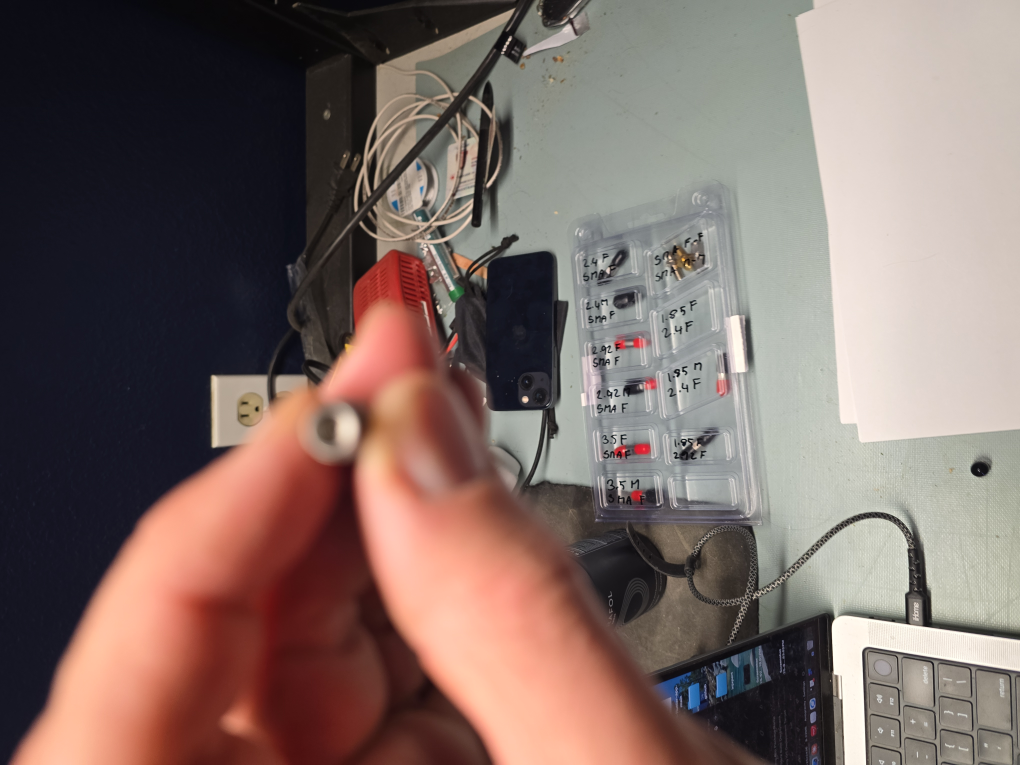
#> input picture data/labeled/embedder/1.85mm-F/photo_2026-05-14_CAP1624605991728527196.jpg, 4080 x 3060 px (shown at 1/4 size); its folder holds only this picture in this run
$ python build_label_contact_sheets.py
#> lines starting #> are read from the running program, lines starting #| are printed output that depends on the picture
"""Per-folder contact sheets for the embedder M/F label audit.

Renders one montage PNG per class folder under data/labeled/embedder so a
domain expert can give a single verdict per folder (correct / wrong-gender /
mixed) instead of clicking 600+ images. Cells are index-numbered so a "mixed"
folder can be corrected per-image by index.

Pure PIL thumbnailing — no model inference.
"""
from __future__ import annotations

import sys
from pathlib import Path

from PIL import Image, ImageDraw, ImageFont, ImageOps

SRC = Path("data/labeled/embedder")
OUT = Path("reports/label_audit")
EXTS = {".jpg", ".jpeg", ".png", ".webp", ".bmp"}
THUMB = 220
COLS = 8
PAD = 6
HEADER = 64
LABEL_H = 18


def font(size: int):
    for name in ("arial.ttf", "DejaVuSans.ttf"):
        try:
            return ImageFont.truetype(name, size)
        except OSError:
            continue
    return ImageFont.load_default()


def contact_sheet(folder: Path) -> Path | None:
    imgs = sorted(p for p in folder.iterdir() if p.suffix.lower() in EXTS)
    if not imgs:
        print(f"  (skip, empty) {folder.name}")
        return None

    rows = (len(imgs) + COLS - 1) // COLS
    cell = THUMB + PAD
    W = COLS * cell + PAD
    H = HEADER + rows * (cell + LABEL_H) + PAD

    sheet = Image.new("RGB", (W, H), (18, 22, 33))
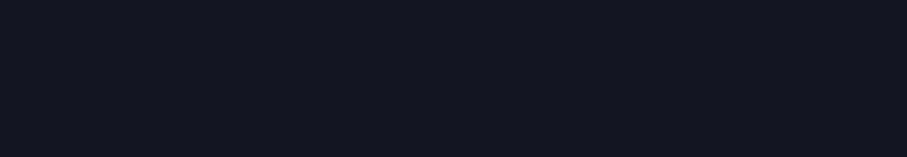
#> sheet: PIL image 1814x314 RGB (shown at 1/2 size); mean R, G, B 18, 22, 33
    draw = ImageDraw.Draw(sheet)
    draw.text((PAD, 14), f"{folder.name}    n={len(imgs)}",
              fill=(234, 242, 255), font=font(34))

    for i, ip in enumerate(imgs):
        r, c = divmod(i, COLS)
        x = PAD + c * cell
        y = HEADER + r * (cell + LABEL_H)
        try:
            im = ImageOps.exif_transpose(Image.open(ip)).convert("RGB")
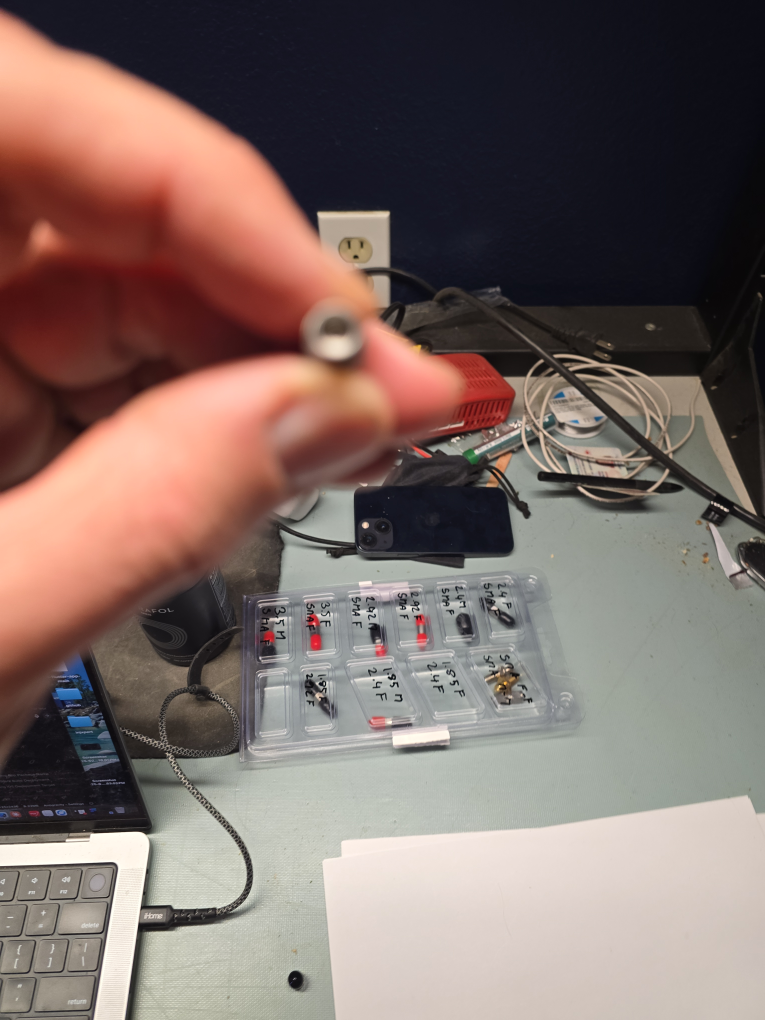
#> im: PIL image 3060x4080 RGB (shown at 1/4 size); mean R, G, B 126, 108, 102.9
            im.thumbnail((THUMB, THUMB), Image.Resampling.LANCZOS)
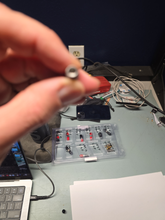
#> im: PIL image 165x220 RGB; mean R, G, B 126, 108, 102.9
            sheet.paste(im, (x + (THUMB - im.width) // 2,
                             y + (THUMB - im.height) // 2))
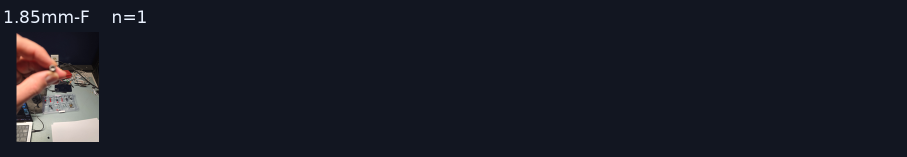
#> sheet: PIL image 1814x314 RGB (shown at 1/2 size); mean R, G, B 25.5, 28.1, 38.1
        except Exception as e:  # noqa: BLE001
            draw.rectangle([x, y, x + THUMB, y + THUMB], outline=(248, 113, 113))
            draw.text((x + 4, y + 4), f"ERR {e}", fill=(248, 113, 113), font=font(12))
        draw.text((x + 2, y + THUMB + 2), f"{i}: {ip.name[:26]}",
                  fill=(168, 199, 250), font=font(12))

    OUT.mkdir(parents=True, exist_ok=True)
    out = OUT / f"{folder.name}.png"
    sheet.save(out)
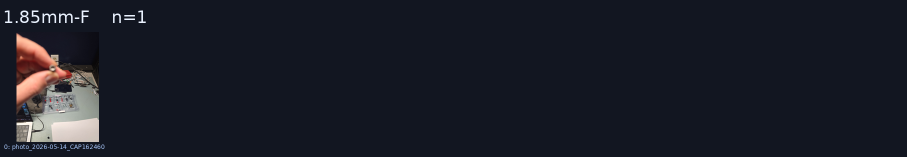
#> saved as 1.85mm-F.png: PIL image 1814x314 RGB (shown at 1/2 size); mean R, G, B 25.6, 28.2, 38.3
    print(f"  {out}  ({len(imgs)} imgs, {rows} rows)")
    return out


def main() -> int:
    if not SRC.is_dir():
        print(f"missing {SRC}", file=sys.stderr)
        return 1
    folders = sorted(p for p in SRC.iterdir() if p.is_dir())
    print(f"Building contact sheets for {len(folders)} folders -> {OUT}/")
    for f in folders:
        contact_sheet(f)
#> pass 2 of the loop in main, `for f in folders:`:
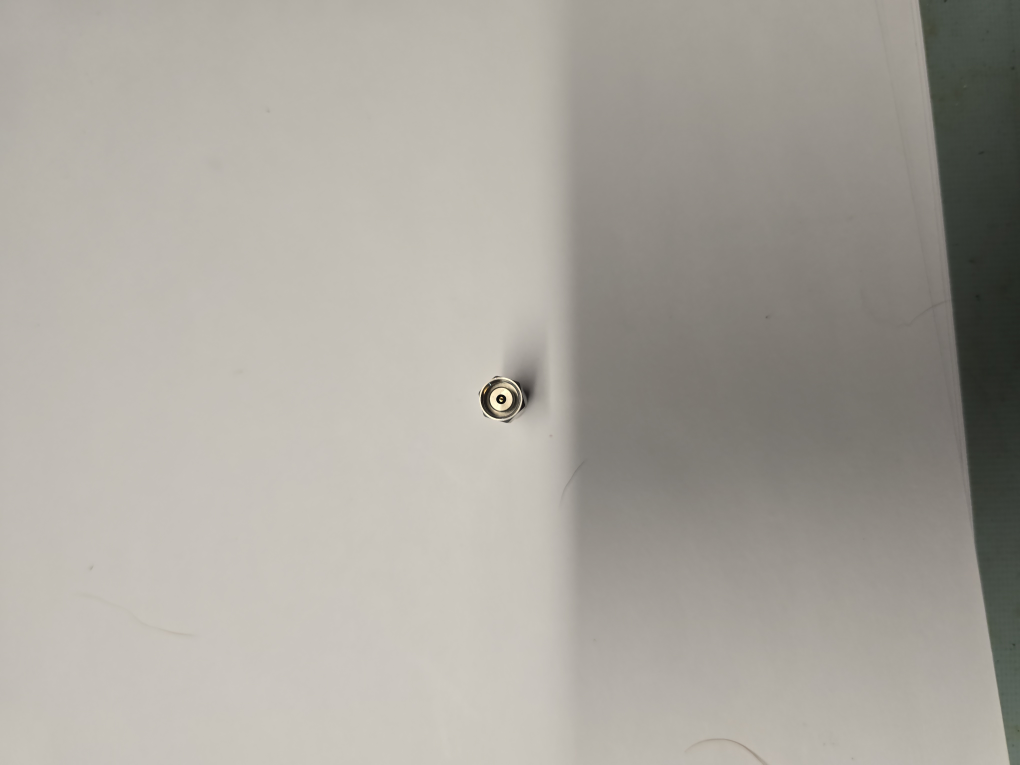
#> input picture data/labeled/embedder/1.85mm-M/photo_2026-05-14_CAP2772046088754415900.jpg, 4080 x 3060 px (shown at 1/4 size)
#> in contact_sheet (call 2), `im.thumbnail((THUMB, THUMB), Image.Resampling.LANCZOS)`:
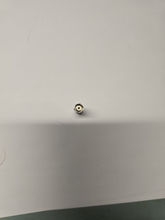
#> im: PIL image 165x220 RGB; mean R, G, B 168.7, 164.9, 157.3
#> in contact_sheet (call 2), `sheet.save(out)`:
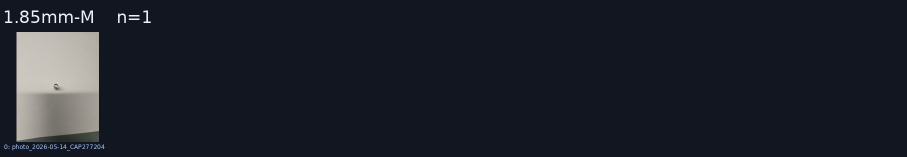
#> saved as 1.85mm-M.png: PIL image 1814x314 RGB (shown at 1/2 size); mean R, G, B 28.4, 31.9, 41.8
    print("Done.")
    return 0


if __name__ == "__main__":
    raise SystemExit(main())
#> (the program exits here)
